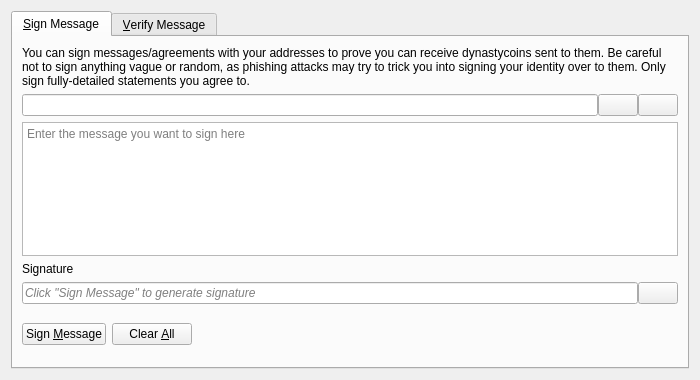
<?xml version="1.0" encoding="UTF-8"?>
<ui version="4.0">
 <class>SignVerifyMessageDialog</class>
 <widget class="QDialog" name="SignVerifyMessageDialog">
  <property name="geometry">
   <rect>
    <x>0</x>
    <y>0</y>
    <width>700</width>
    <height>380</height>
   </rect>
  </property>
  <property name="windowTitle">
   <string>Signatures - Sign / Verify a Message</string>
  </property>
  <property name="modal">
   <bool>true</bool>
  </property>
  <layout class="QVBoxLayout" name="verticalLayout">
   <item>
    <widget class="QTabWidget" name="tabWidget">
     <property name="currentIndex">
      <number>0</number>
     </property>
     <widget class="QWidget" name="tabSignMessage">
      <attribute name="title">
       <string>&amp;Sign Message</string>
      </attribute>
      <layout class="QVBoxLayout" name="verticalLayout_SM">
       <item>
        <widget class="QLabel" name="infoLabel_SM">
         <property name="text">
          <string>You can sign messages/agreements with your addresses to prove you can receive dynastycoins sent to them. Be careful not to sign anything vague or random, as phishing attacks may try to trick you into signing your identity over to them. Only sign fully-detailed statements you agree to.</string>
         </property>
         <property name="textFormat">
          <enum>Qt::PlainText</enum>
         </property>
         <property name="wordWrap">
          <bool>true</bool>
         </property>
        </widget>
       </item>
       <item>
        <layout class="QHBoxLayout" name="horizontalLayout_1_SM">
         <property name="spacing">
          <number>0</number>
         </property>
         <item>
          <widget class="QValidatedLineEdit" name="addressIn_SM">
           <property name="toolTip">
            <string>The DynastyCoin address to sign the message with</string>
           </property>
          </widget>
         </item>
         <item>
          <widget class="QPushButton" name="addressBookButton_SM">
           <property name="toolTip">
            <string>Choose previously used address</string>
           </property>
           <property name="text">
            <string/>
           </property>
           <property name="icon">
            <iconset resource="../bitcoin.qrc">
             <normaloff>:/icons/address-book</normaloff>:/icons/address-book</iconset>
           </property>
           <property name="shortcut">
            <string>Alt+A</string>
           </property>
           <property name="autoDefault">
            <bool>false</bool>
           </property>
          </widget>
         </item>
         <item>
          <widget class="QPushButton" name="pasteButton_SM">
           <property name="toolTip">
            <string>Paste address from clipboard</string>
           </property>
           <property name="text">
            <string/>
           </property>
           <property name="icon">
            <iconset resource="../bitcoin.qrc">
             <normaloff>:/icons/editpaste</normaloff>:/icons/editpaste</iconset>
           </property>
           <property name="shortcut">
            <string>Alt+P</string>
           </property>
           <property name="autoDefault">
            <bool>false</bool>
           </property>
          </widget>
         </item>
        </layout>
       </item>
       <item>
        <widget class="QPlainTextEdit" name="messageIn_SM">
         <property name="toolTip">
          <string>Enter the message you want to sign here</string>
         </property>
         <property name="placeholderText">
          <string>Enter the message you want to sign here</string>
         </property>
        </widget>
       </item>
       <item>
        <widget class="QLabel" name="signatureLabel_SM">
         <property name="text">
          <string>Signature</string>
         </property>
         <property name="textFormat">
          <enum>Qt::PlainText</enum>
         </property>
        </widget>
       </item>
       <item>
        <layout class="QHBoxLayout" name="horizontalLayout_2_SM">
         <property name="spacing">
          <number>0</number>
         </property>
         <item>
          <widget class="QLineEdit" name="signatureOut_SM">
           <property name="placeholderText">
            <string>Click "Sign Message" to generate signature</string>
           </property>
           <property name="font">
            <font>
             <italic>true</italic>
            </font>
           </property>
           <property name="readOnly">
            <bool>true</bool>
           </property>
          </widget>
         </item>
         <item>
          <widget class="QPushButton" name="copySignatureButton_SM">
           <property name="toolTip">
            <string>Copy the current signature to the system clipboard</string>
           </property>
           <property name="text">
            <string/>
           </property>
           <property name="icon">
            <iconset resource="../bitcoin.qrc">
             <normaloff>:/icons/editcopy</normaloff>:/icons/editcopy</iconset>
           </property>
           <property name="autoDefault">
            <bool>false</bool>
           </property>
          </widget>
         </item>
        </layout>
       </item>
       <item>
        <layout class="QHBoxLayout" name="horizontalLayout_3_SM">
         <item>
          <widget class="QPushButton" name="signMessageButton_SM">
           <property name="toolTip">
            <string>Sign the message to prove you own this DynastyCoin address</string>
           </property>
           <property name="text">
            <string>Sign &amp;Message</string>
           </property>
           <property name="icon">
            <iconset resource="../bitcoin.qrc">
             <normaloff>:/icons/edit</normaloff>:/icons/edit</iconset>
           </property>
           <property name="autoDefault">
            <bool>false</bool>
           </property>
          </widget>
         </item>
         <item>
          <widget class="QPushButton" name="clearButton_SM">
           <property name="toolTip">
            <string>Reset all sign message fields</string>
           </property>
           <property name="text">
            <string>Clear &amp;All</string>
           </property>
           <property name="icon">
            <iconset resource="../bitcoin.qrc">
             <normaloff>:/icons/remove</normaloff>:/icons/remove</iconset>
           </property>
           <property name="autoDefault">
            <bool>false</bool>
           </property>
          </widget>
         </item>
         <item>
          <spacer name="horizontalSpacer_1_SM">
           <property name="orientation">
            <enum>Qt::Horizontal</enum>
           </property>
           <property name="sizeHint" stdset="0">
            <size>
             <width>40</width>
             <height>48</height>
            </size>
           </property>
          </spacer>
         </item>
         <item>
          <widget class="QLabel" name="statusLabel_SM">
           <property name="font">
            <font>
             <weight>75</weight>
             <bold>true</bold>
            </font>
           </property>
           <property name="text">
            <string/>
           </property>
           <property name="wordWrap">
            <bool>true</bool>
           </property>
          </widget>
         </item>
         <item>
          <spacer name="horizontalSpacer_2_SM">
           <property name="orientation">
            <enum>Qt::Horizontal</enum>
           </property>
           <property name="sizeHint" stdset="0">
            <size>
             <width>40</width>
             <height>48</height>
            </size>
           </property>
          </spacer>
         </item>
        </layout>
       </item>
      </layout>
     </widget>
     <widget class="QWidget" name="tabVerifyMessage">
      <attribute name="title">
       <string>&amp;Verify Message</string>
      </attribute>
      <layout class="QVBoxLayout" name="verticalLayout_VM">
       <item>
        <widget class="QLabel" name="infoLabel_VM">
         <property name="text">
          <string>Enter the receiver's address, message (ensure you copy line breaks, spaces, tabs, etc. exactly) and signature below to verify the message. Be careful not to read more into the signature than what is in the signed message itself, to avoid being tricked by a man-in-the-middle attack. Note that this only proves the signing party receives with the address, it cannot prove sendership of any transaction!</string>
         </property>
         <property name="textFormat">
          <enum>Qt::PlainText</enum>
         </property>
         <property name="alignment">
          <set>Qt::AlignLeading|Qt::AlignLeft|Qt::AlignTop</set>
         </property>
         <property name="wordWrap">
          <bool>true</bool>
         </property>
        </widget>
       </item>
       <item>
        <layout class="QHBoxLayout" name="horizontalLayout_1_VM">
         <property name="spacing">
          <number>0</number>
         </property>
         <item>
          <widget class="QValidatedLineEdit" name="addressIn_VM">
           <property name="toolTip">
            <string>The DynastyCoin address the message was signed with</string>
           </property>
          </widget>
         </item>
         <item>
          <widget class="QPushButton" name="addressBookButton_VM">
           <property name="toolTip">
            <string>Choose previously used address</string>
           </property>
           <property name="text">
            <string/>
           </property>
           <property name="icon">
            <iconset resource="../bitcoin.qrc">
             <normaloff>:/icons/address-book</normaloff>:/icons/address-book</iconset>
           </property>
           <property name="shortcut">
            <string>Alt+A</string>
           </property>
           <property name="autoDefault">
            <bool>false</bool>
           </property>
          </widget>
         </item>
        </layout>
       </item>
       <item>
        <widget class="QPlainTextEdit" name="messageIn_VM">
          <property name="toolTip">
            <string>The signed message to verify</string>
          </property>
          <property name="placeholderText">
            <string>The signed message to verify</string>
          </property>
        </widget>
       </item>
       <item>
        <widget class="QValidatedLineEdit" name="signatureIn_VM">
          <property name="toolTip">
            <string>The signature given when the message was signed</string>
          </property>
          <property name="placeholderText">
            <string>The signature given when the message was signed</string>
          </property>
        </widget>
       </item>
       <item>
        <layout class="QHBoxLayout" name="horizontalLayout_2_VM">
         <item>
          <widget class="QPushButton" name="verifyMessageButton_VM">
           <property name="toolTip">
            <string>Verify the message to ensure it was signed with the specified DynastyCoin address</string>
           </property>
           <property name="text">
            <string>Verify &amp;Message</string>
           </property>
           <property name="icon">
            <iconset resource="../bitcoin.qrc">
             <normaloff>:/icons/transaction_0</normaloff>:/icons/transaction_0</iconset>
           </property>
           <property name="autoDefault">
            <bool>false</bool>
           </property>
          </widget>
         </item>
         <item>
          <widget class="QPushButton" name="clearButton_VM">
           <property name="toolTip">
            <string>Reset all verify message fields</string>
           </property>
           <property name="text">
            <string>Clear &amp;All</string>
           </property>
           <property name="icon">
            <iconset resource="../bitcoin.qrc">
             <normaloff>:/icons/remove</normaloff>:/icons/remove</iconset>
           </property>
           <property name="autoDefault">
            <bool>false</bool>
           </property>
          </widget>
         </item>
         <item>
          <spacer name="horizontalSpacer_1_VM">
           <property name="orientation">
            <enum>Qt::Horizontal</enum>
           </property>
           <property name="sizeHint" stdset="0">
            <size>
             <width>40</width>
             <height>48</height>
            </size>
           </property>
          </spacer>
         </item>
         <item>
          <widget class="QLabel" name="statusLabel_VM">
           <property name="font">
            <font>
             <weight>75</weight>
             <bold>true</bold>
            </font>
           </property>
           <property name="text">
            <string/>
           </property>
           <property name="wordWrap">
            <bool>true</bool>
           </property>
          </widget>
         </item>
         <item>
          <spacer name="horizontalSpacer_2_VM">
           <property name="orientation">
            <enum>Qt::Horizontal</enum>
           </property>
           <property name="sizeHint" stdset="0">
            <size>
             <width>40</width>
             <height>48</height>
            </size>
           </property>
          </spacer>
         </item>
        </layout>
       </item>
      </layout>
     </widget>
    </widget>
   </item>
  </layout>
 </widget>
 <customwidgets>
  <customwidget>
   <class>QValidatedLineEdit</class>
   <extends>QLineEdit</extends>
   <header>qt/qvalidatedlineedit.h</header>
  </customwidget>
 </customwidgets>
 <resources>
  <include location="../bitcoin.qrc"/>
 </resources>
 <connections/>
</ui>
